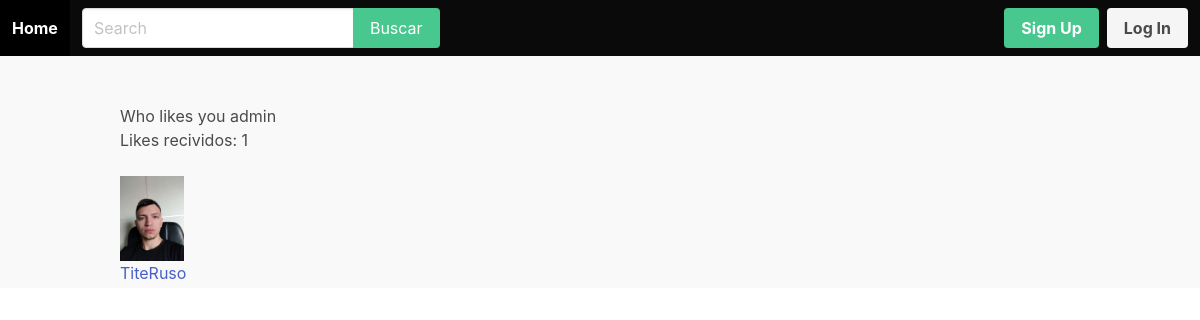
/u/admin/likesgiven/, run on the app's committed database.
### apps/userprofile/models.py (models this page shows)
class UserProfile(models.Model):
    user = models.OneToOneField(User, on_delete=models.CASCADE)
    likes = models.ManyToManyField('self', related_name='liked_by', symmetrical=False)
    avatar = models.ImageField(upload_to='uploads/', blank=True, null=True)

### apps/userprofile/views.py (the view)
# urls.py: path("u/<str:username>/likesgiven/", likesgiven, name="likesgiven"),
def likesgiven(request, username):
    user = get_object_or_404(User, username=username)
    return render(request, 'userprofile/likesgiven.html', {'user': user})

### apps/notification/context_processors.py (called while the page is built)
def notifications(request):
    if request.user.is_authenticated():
        return {'notifications': request.user.notifications.filter(is_read=False)}
    else:
        return {'notifications': []}

### apps/userprofile/templates/userprofile/likesgiven.html
{% extends 'core/base.html' %}
{% load humanize %}
{% block content%}
    <div class="container">
        <div class="columns">
            <div class="column is-12">
                <h1 class="tittle">Who likes you {{ user.username }}</h1>
                <p>Likes recividos: {{ user.userprofile.likes.count }}</p>
            </div>
        </div>
        <div class="columns">
            <div class="column is-8">
                {% for user in user.userprofile.likes.all %}
                    <p>
                        <figure>
                            <p class="image is-64x64">
                                <img src="{{ user.user.userprofile.avatar.url }}">
                                <a href="{% url 'userprofile' user.user.username %}">{{ user.user.username }}</a>
                            </p>
                        </figure>
                    </p>
                {% empty%}
                    {% if request.user == user %}
                        <p>No quieres a nadie</p>
                    {% else%}
                        <p>{{ user.username }} no quiere nadie</p>
                    {% endif %}
                {% endfor %}
            </div>
        </div>
    </div>
{% endblock %}

### static/css/main.css (style rules this page uses)
body { background: #f9f9f9; }

### data on the page
UserProfile: user.userprofile.avatar (picture), user.username "TiteRuso"

### other printed values
{{ user.username }} "admin"
{{ user.userprofile.likes.count }} "1"
